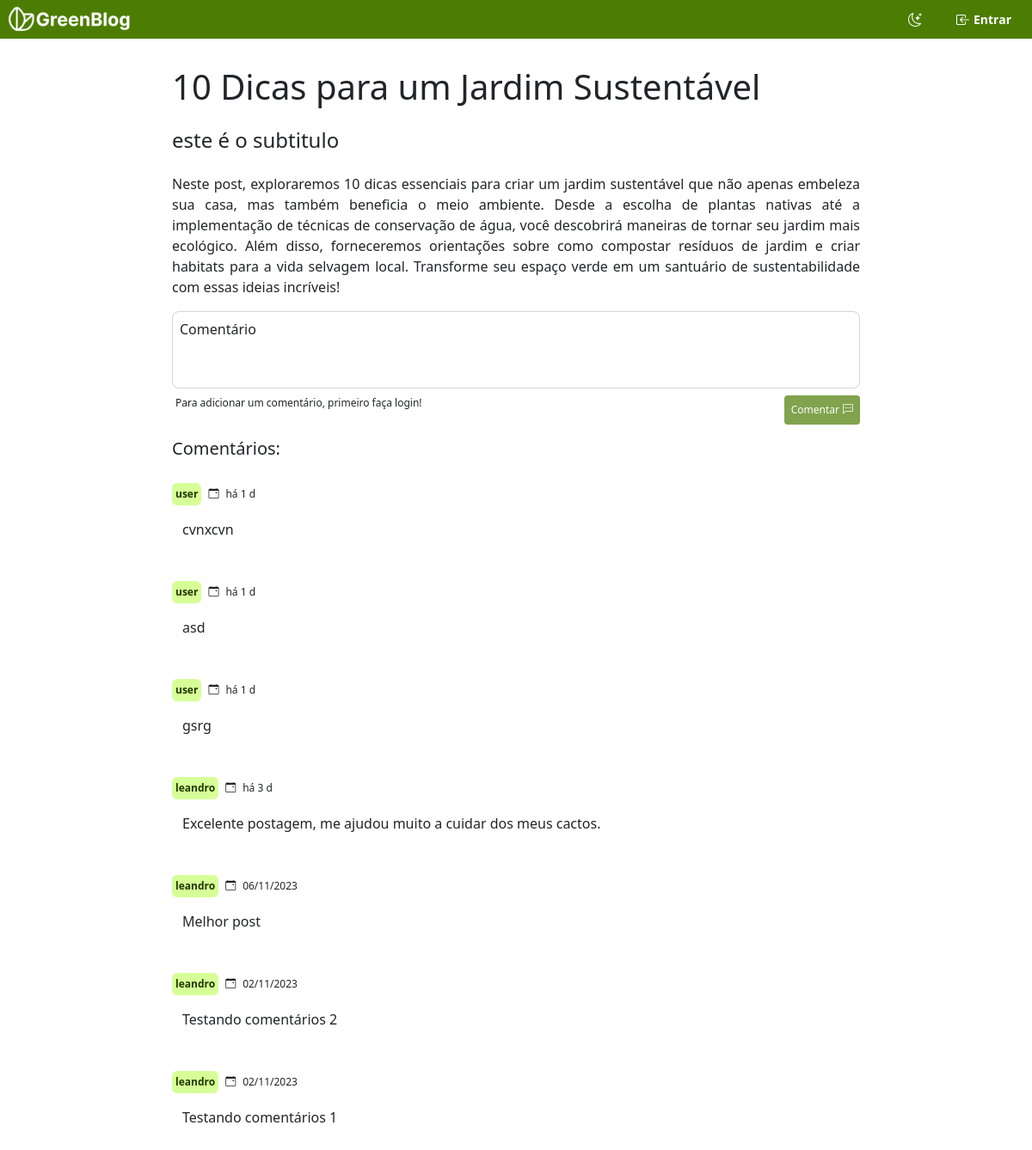
Page /post.php?id=1 on the earlier database version.
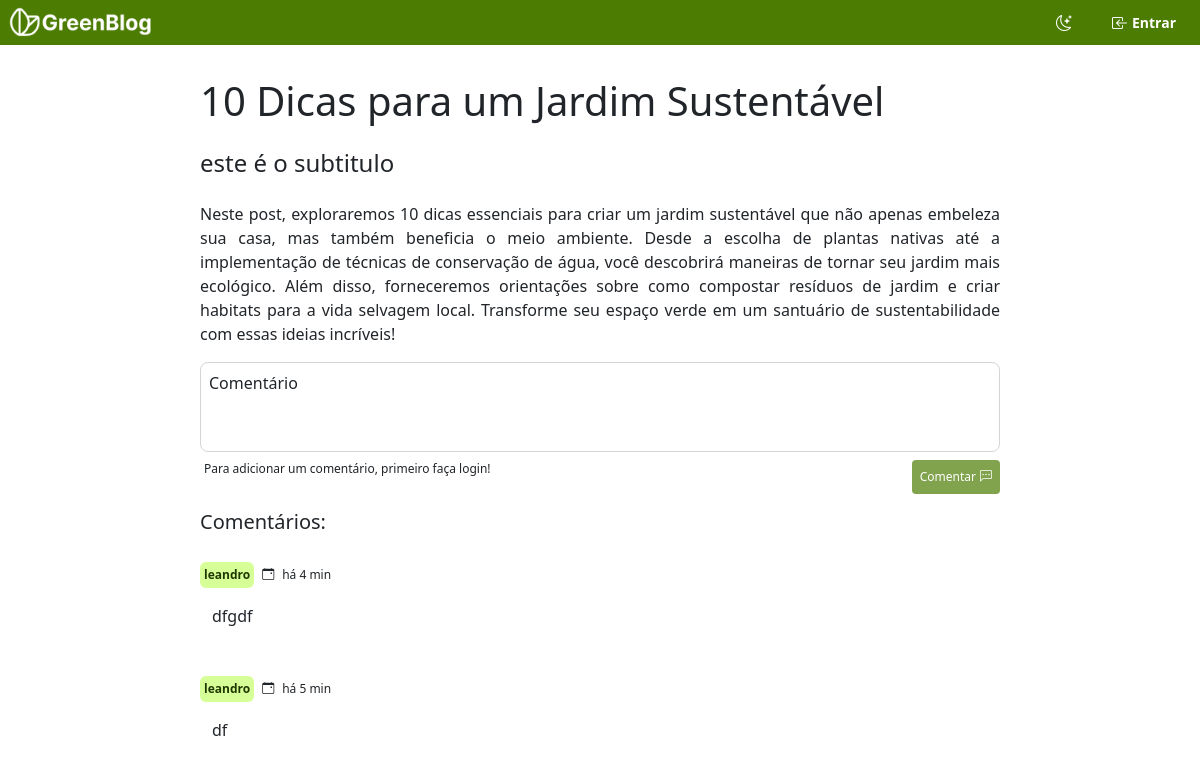
Same page on the later database version.
### tables this page shows
CREATE TABLE posts (
	post_id integer primary key autoincrement,
    owner_id int not null references user(user_id),
    title varchar(100),
    content text,
    created_at timestamp DEFAULT CURRENT_TIMESTAMP,
    subtitle text(100)
);

CREATE TABLE comments (
	id integer not null primary key autoincrement,
    post_id int not null references posts(post_id),
    owner_id int not null references user(user_id),
    content text,
    created_at timestamp DEFAULT CURRENT_TIMESTAMP
);

### database/database.php (called while the page is built, shortened)
<?php
$db = new PDO("sqlite:" . DATABASE_PATH);
function get_comments_by_post_id(String $post_id)
{
	global $db;
	$sql = "--sql
		SELECT comments.*, user.username
		FROM comments, user
		WHERE user.user_id = comments.owner_id AND post_id = '$post_id'
		ORDER BY comments.created_at DESC
	";
	$query = $db->prepare($sql);
	$query->execute();
	$query = $query->fetchAll(PDO::FETCH_ASSOC);
	return $query;
}
function get_post_by_id(String $id)
{
	global $db;
	$sql = "--sql
		SELECT * FROM posts WHERE post_id = '$id'
	";
	$query = $db->prepare($sql);
	$query->execute();
	$query = $query->fetch(PDO::FETCH_ASSOC);
	return $query;
}
function calculate_time_diff(String $date_str)
{
	$now = new DateTime('now');
	$date = new DateTime($date_str);
	$diff = $now->diff($date);
	$days = $diff->days;
	$hours = $diff->h;
	$minutes = $diff->i;
	if ($days > 7) {
		return $date->format('d/m/Y');
	}
	if ($days >= 1) {
		return 'há ' . $days . ' d';
	}
	if ($days == 0 && $hours <= 1 && $minutes >= 1) {
		return 'há ' . $minutes . ' min';
	}
	return '';
}

### post.php (the view, shortened to what this page needs)
<?php
include './database/database.php';
$header = include './header.php';
$post_id = $_GET['id'];
$post = get_post_by_id($post_id);
$comments = get_comments_by_post_id($post_id);
?>
<!DOCTYPE html>
<html lang="pt-br">
<head>
  <link rel="stylesheet" href="/styles/global.css">
  <link rel="stylesheet" href="/styles/posts.css">
</head>
<body>
  <?= $header ?>
  <main id="container">
    <div id="content">
      <h1 class="h1"><?= $post['title'] ?></h1>
      <p class="h4" id="subtitle"><?= $post['subtitle'] ?></p>
      <div id="content_body">
        <?= $post['content'] ?>
      </div>
      <form action="/actions/comment.php" method="post" id="form">
        <textarea name="comment" id="comment_field" cols="30" rows="10" disabled required placeholder=Comentário></textarea>
        <div>
          <span>Para adicionar um comentário, primeiro faça login!</span>
          <button id="send_comment_bt" disabled>
            Comentar
            <span class="bi bi-chat-left-dots"></span>
          </button>
        </div>
      </form>
    </div>
    <div id="comments">
      <h5 class="h5">Comentários:</h5>
      <?php
      if ($comments) {
        foreach ($comments as &$comment) {
          $content = &$comment['content'];
          $username = &$comment['username'];
          $date = &$comment['created_at'];
          $date = &$comment['created_at'];
          $created_at = calculate_time_diff($date);
          echo <<<HTML
              <div id="comment" >
                <div id="comment_title" >
                  <span>$username</span>
                  <span class="bi bi-calendar-event"></span>
                  <span> $created_at</span>
                </div>
                <p>$content</p>
              </div>
            HTML;
        }
      }
      ?>
    </div>
  </main>
</body>
</html>

### header.php
<?php
return <<<HTML
  <link rel="stylesheet" href="./styles/header.css">
  <header>
    <div>
      <a href="/" id="logo-white">
      </a>
    </div>
    <div  >
      <button id="theme_button" class="dropdown-item" ></button>
      <div id="user_case">
        <a href="signin.php" >
          <button id="login_link">
            <span id="login_icon" class="bi bi-box-arrow-in-left"></span>
            <span>Entrar</span>
          </button>
        </a>
      </div>
    </div>
  </header>
  <script src="/scripts/header.js" ></script>
  <script src="/scripts/theme.js" ></script>
HTML;
?>

### styles/global.css (style rules this page uses)
:root { --primary-1: #D6FF97; --primary-2: #4C7D02; --primary-3: #213700; --alert-1: rgb(238, 108, 68); --white: #FFFFFF; --header-height: 45px }
input, textarea { background-color: var(--back-color-input); color: var(--font-3); resize: none; border-radius: 8px; font-size: 16px; padding: 8px; }
input::placeholder, textarea::placeholder { color: var(--font-2); }
body { background-color: var(--back-color); }
* { margin: 0; padding: 0; box-sizing: border-box; color: var(--font-3); transition: .1s; }
a { text-decoration: none; color: var(--font-3); }
button { background-color: var(--white); border: none; padding: 2px 8px; border-radius: 4px; display: flex; justify-content: center; align-items: center; gap: 4px; }
main { width: 100%; height: calc(100vh - var(--header-height)); margin-top: var(--header-height); }
#container { display: flex; flex-direction: column; align-items: center; width: 100%; height: calc(100vh - var(--header-height)); overflow-x: auto; padding: 16px; }
#login_icon { font-size: 16px; color: var(--white); font-weight: 600; }

### styles/posts.css (style rules this page uses)
#content { max-width: 800px; width: 100%; display: flex; flex-direction: column; gap: 16px; padding: 16px 0; font-size: 18px; }
textarea { width: 100%; height: 90px; }
#form { display: flex; flex-direction: column; align-items: end; gap: 8px; }
#form>div { width: 100%; display: flex; justify-content: space-between; font-size: 12px; padding-left: 4px; }
#send_comment_bt { padding: 8px; background-color: var(--primary-2); color: var(--white); font-weight: 500; }
#send_comment_bt>span { color: var(--white); }
#send_comment_bt:disabled { opacity: .7; }
#content_body { text-align: justify; line-height: 24px; font-size: 16px; }
#comments { max-width: 800px; width: 100%; display: flex; flex-direction: column; gap: 20px; padding-bottom: 50px; }
#comment { width: 100%; border-bottom: 1px solid var(--font-1); display: flex; flex-direction: column; gap: 16px; padding: 0 0 12px 0; }
#comment>p { padding: 0 12px; font-weight: 500; }
#comment_title { display: flex; gap: 8px; align-items: center; font-size: 12px; }
#comment_title>span:first-child { background-color: var(--primary-1); padding: 4px; border-radius: 6px; color: var(--primary-3); font-weight: 600; }
#comment_title>span:nth-child(2), #comment_title>span:last-child { color: var(--font-1); font-weight: 500; }

### styles/header.css (style rules this page uses)
header { background-color: var(--primary-2); width: 100%; height: var(--header-height); position: fixed; top: 0; font-weight: 600; display: flex; justify-content: space-between; align-items: center; padding: 8px; }
#logo-white { width: 150px; height: calc(var(--header-height) - 8px); background-image: url(/assets/logo-white.png); background-repeat: no-repeat; background-position: center; background-size: cover; }
header>div { display: flex; gap: 8px; justify-content: center; }
header div:first-child { justify-content: start; }
header div:last-child { justify-content: end; }
#login_link>span:last-child { color: var(--white); font-weight: 600; font-size: 14px; }
#login_link { padding: 4px 8px; background-color: transparent; }
#user_case { display: flex; justify-content: end; align-items: center; gap: 20px; padding: 0 8px; }
#theme_button { background-color: transparent; color: var(--white); }

Differences in the rows shown:
removed comments: username "user", created_at "há 1 d", content "cvnxcvn"
removed comments: username "user", created_at "há 1 d", content "asd"
removed comments: username "user", created_at "há 1 d", content "gsrg"
removed comments: username "leandro", created_at "há 3 d", content "Excelente postagem, me ajudou muito a cuidar dos meus cactos."
removed comments: username "leandro", created_at "06/11/2023", content "Melhor post"
removed comments: username "leandro", created_at "02/11/2023", content "Testando comentários 2"
removed comments: username "leandro", created_at "02/11/2023", content "Testando comentários 1"
added comments: username "leandro", created_at "há 4 min", content "dfgdf"
added comments: username "leandro", created_at "há 5 min", content "df"
